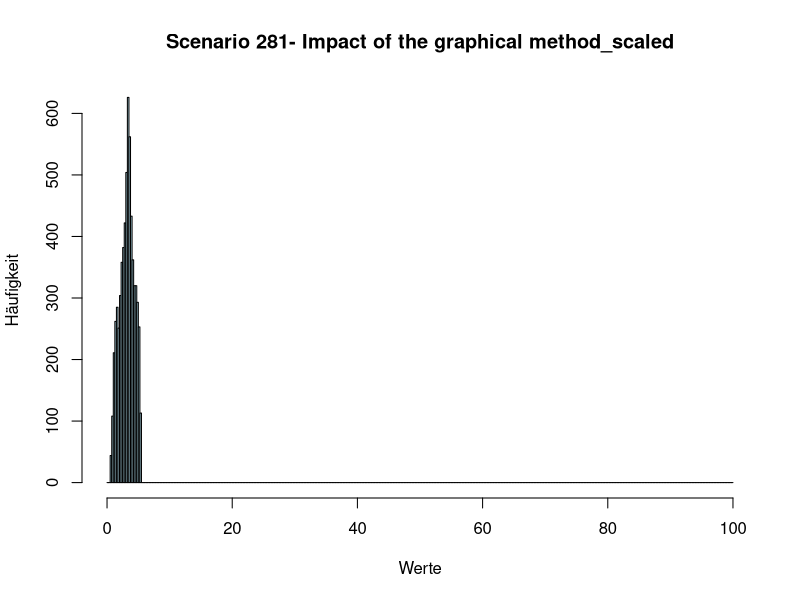
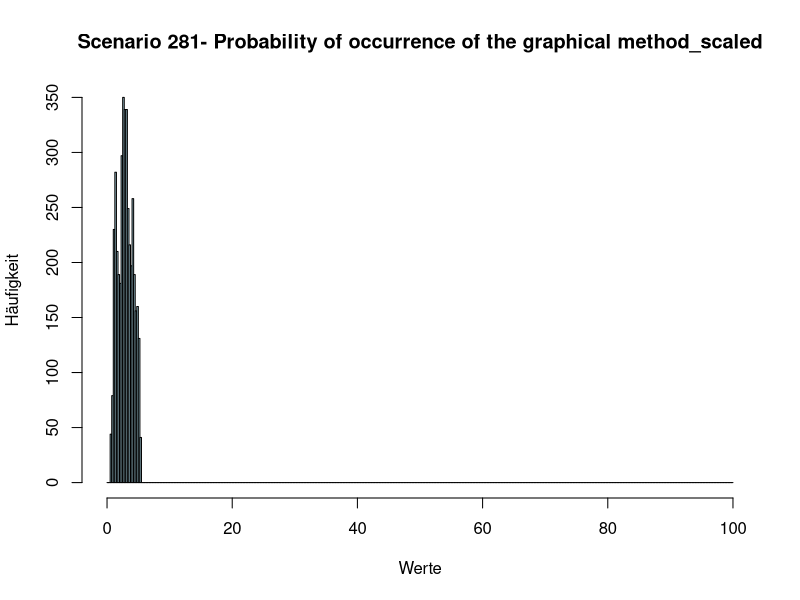
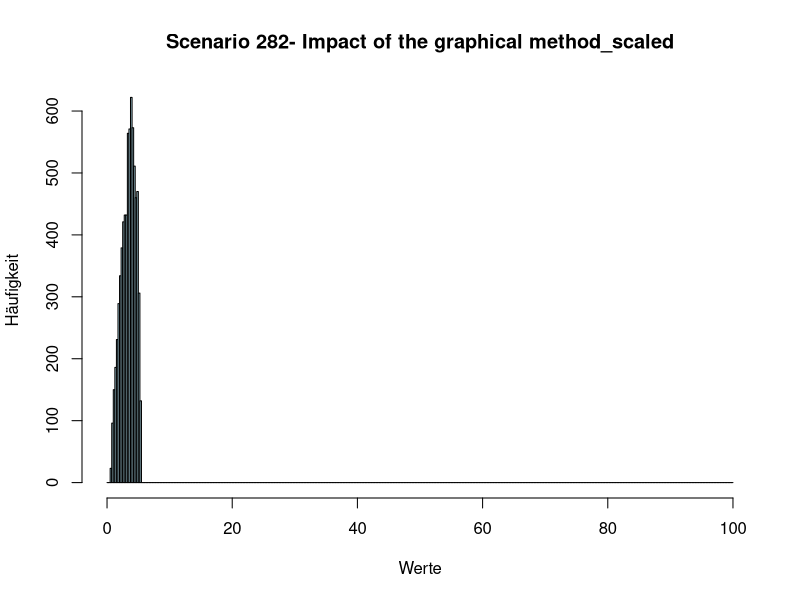
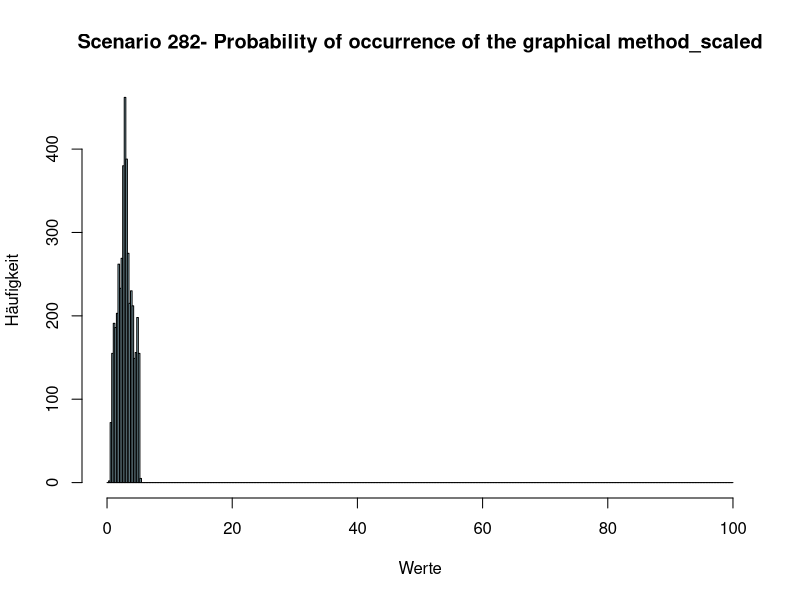
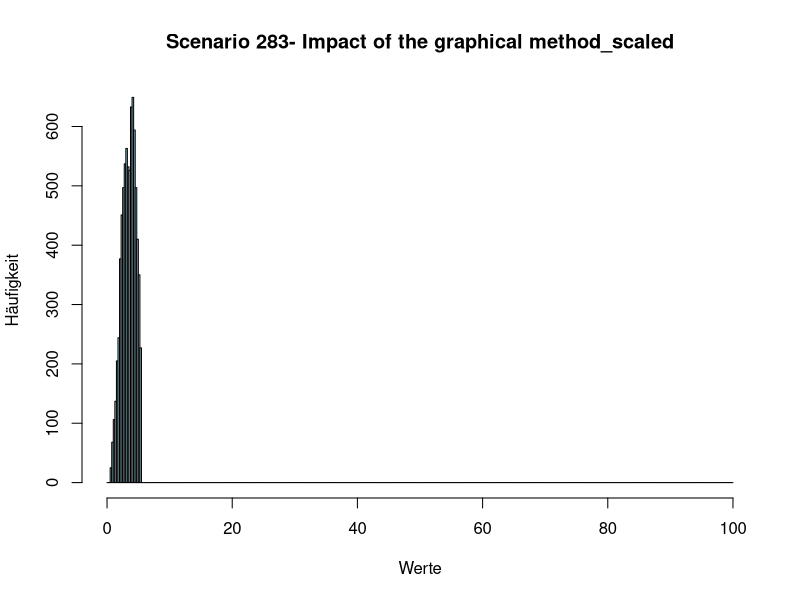
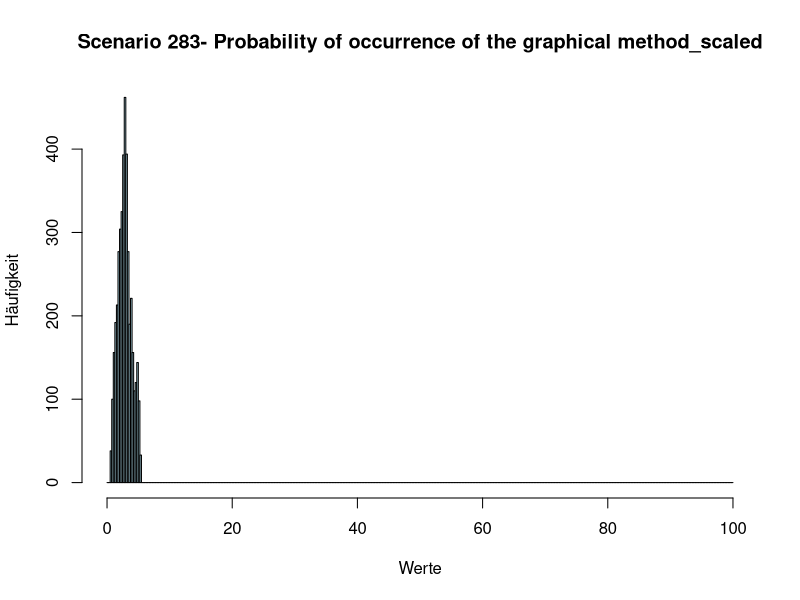
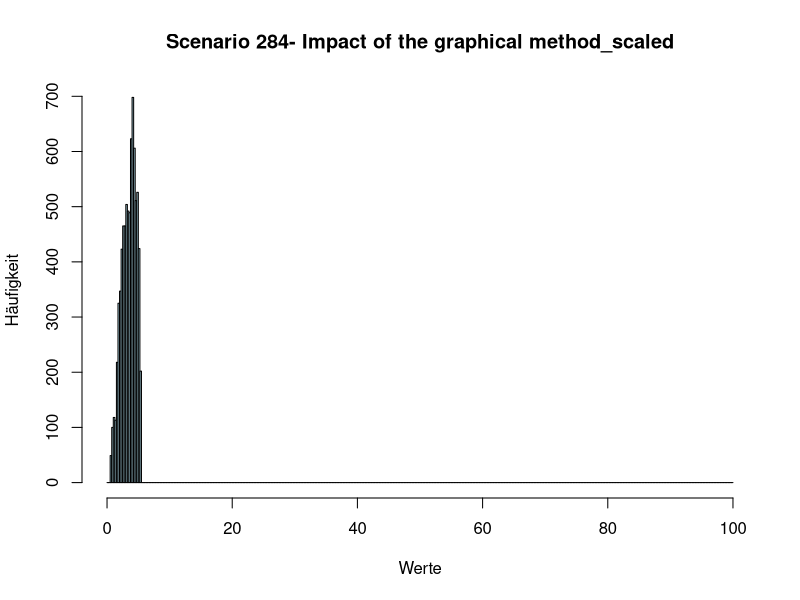
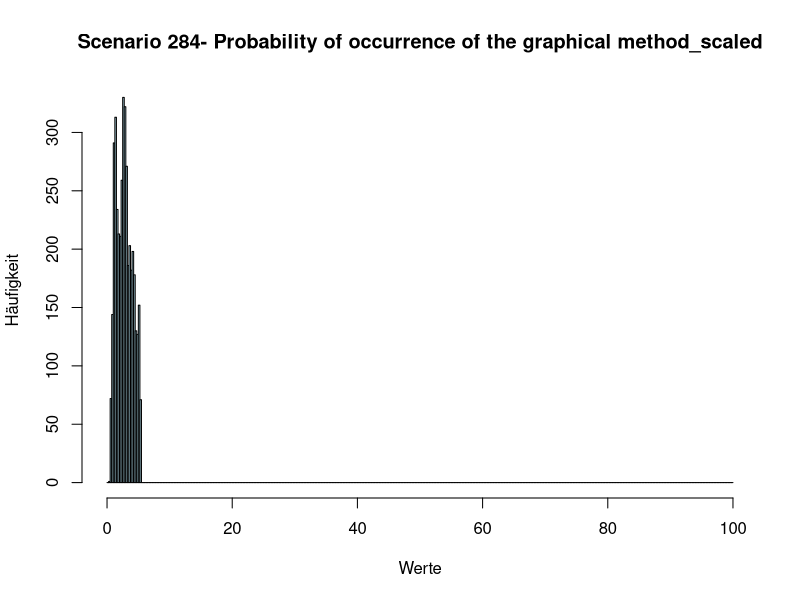

Recreate these plots in R, in order. (Note: this script raises an error after producing the figures.)
library(dplyr)
library(openxlsx)
library(gplots)
library(ggplot2)

answerstable <- read.csv(file = 'myapp/data/RQ1_corrected.csv', header=TRUE) #importiere das answers file
dfall <- answerstable %>% filter(QUES2SURV_METHOD == "classic" & ANS2SURV_ANSWERED == 1)
scenarios <- as.data.frame(table(dfall$QUES_ID))
numberscenarios  <- nrow(scenarios)
for (anz in 1:numberscenarios) {
  actualscenario =as.vector(scenarios[anz,1])
  #print (actualscenario)
  scentext <- (paste0("Scenario ", actualscenario))
  #print (actualscenario) 
  df <- answerstable %>% filter(QUES2SURV_METHOD == "classic" & ANS2SURV_ANSWERED == 1 & QUES_ID == actualscenario)# & ACC2SURV_ACCID == "22")
  #print (df)
  numberofanswers <- nrow(df)
  
  #D <- cbind(D,0)
  IMPACT <- c()
  LIKELIHOOD <- c()
  
  for (i in 1:numberofanswers){
    AccId <- df[i,"ACC2SURV_ACCID"]
    QuesId <- df[i,"QUES_ID"]
    UncertaintyI <- df[i,"uncertaintyIPixel"]
    UncertaintyO <- df[i,"uncertaintyOPixel"]
    Role <- df[i,"ACC2SURV_ROLE"]
    GroupId <- df[i,"ACC2SURV_GROUPID"]
    x.min <- df[i,"X1Pixel"]
    x.max <- df[i,"X2Pixel"]
    y.min <- df[i,"Y1Pixel"]
    y.max <- df[i,"Y2Pixel"]
    actualvaluex <- x.min
    
    while (actualvaluex <= x.max){
      #transformedx <- (((actualvaluex/400)*100))
      transformedx <- (((actualvaluex/400)*5)+0.5)
      #print (transformedx)
      IMPACT <- c(IMPACT,transformedx)
      actualvaluex = actualvaluex + 1
      
      
    }
    actualvaluey <- y.min
    while (actualvaluey <= y.max){
      #transformedy <- (((actualvaluey/400)*100))
      transformedy <- (((actualvaluey/400)*5)+ 0.5)
      LIKELIHOOD <- c(LIKELIHOOD,transformedy)
      actualvaluey = actualvaluey + 1
    }
    
    
    
  }
  
  headtitleImpact <- (paste0(scentext,"- Impact of the graphical method_scaled"))
  headtitleOcc <- (paste0(scentext,"- Probability of occurrence of the graphical method_scaled"))
  #filetitleImpact <- (paste0("myapp/pictures/31_histogramms_graphical/",scentext,"- Impact_scaled_1to5.bmp"))
  #filetitleOcc <- (paste0("myapp/pictures/31_histogramms_graphical/",scentext,"- Occurrence_scaled_1to5.bmp"))
  
  filetitleImpact <- (paste0("myapp/pictures/31_histogramms_graphical/",scentext,"- Impact_scaled.bmp"))
  filetitleOcc <- (paste0("myapp/pictures/31_histogramms_graphical/",scentext,"- Occurrence_scaled.bmp"))
  
  print (IMPACT)

  bin_grenzen <- seq( 0,400)
  #bin_grenzen.new <- seq(0.5, 5.5, by = 0.0025)
  bin_grenzen.new <- seq(0, 100, by = 0.25)
  bin_grenzen.new2 <- seq(0.5, 5.5)
  
  
  
  bmp(file=filetitleImpact,width=1500, height=1000, res=150)
  hist(IMPACT,breaks = bin_grenzen.new, main=headtitleImpact, xlab = "Werte", ylab = "Häufigkeit", xlim = c(0, 100), col = "lightblue", border = "black")
  # (0.5, 5.5)
  dev.off()

  bmp(file=filetitleOcc,width=1500, height=1000, res=150)
  hist(LIKELIHOOD,breaks = bin_grenzen.new, main = headtitleOcc, xlab = "Werte", ylab = "Häufigkeit", xlim = c(0, 100), col = "lightblue", border = "black")
  dev.off()
  
    
  #scenfile <- (paste0("myapp/files/4_heatmap/",scentext,"_transformed_new.xlsx"))
  #scenpic <- (paste0("myapp/pictures/17_heatmap_pixel_graphic/",scentext,"_heatmap.bmp"))
  
  #mat1 <- matrix(D$count,ncol=400,nrow=400,byrow=TRUE)
  #datahm <- as.matrix(mat1)  
  
  #bmp(file=scenpic, width = 1000, height = 1000, units = 'px', res = 100)
  #heatmap(datahm, Colv = NA, Rowv = NA, scale="none")
  #dev.off()
  
  
  #print (D)  
  
  #print (scenfile)
  
  #write.csv(D, paste0("myapp/files/4_heatmap/", scentext,"_transformed_new.csv"), row.names=TRUE)
  #write.xlsx(D,file = scenfile, rowNames=TRUE)
  
}
